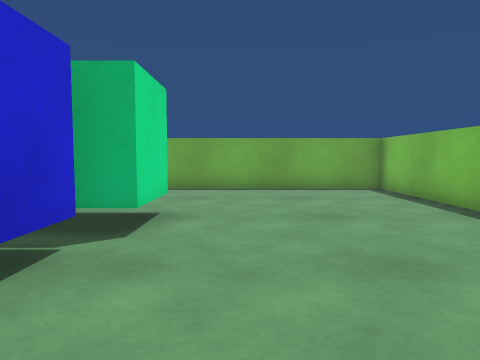
[1] (above)

16 first-person views from a walk through a 3-D level made in the Unity game engine. The camera is 0.55 m above the floor, tilts 4° down and sees 70° across. The floor is counted in squares, 0.5 m on a side. Each view is taken from the middle of a square. On the plan, view 1 faces up. The plan holds only what a view shows up to about 13 squares ahead; the rest is blank. The player character is not drawn.

[2]
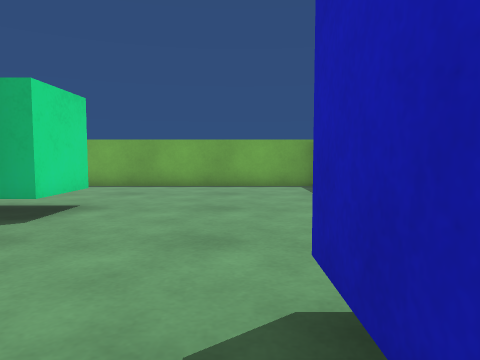

[3]
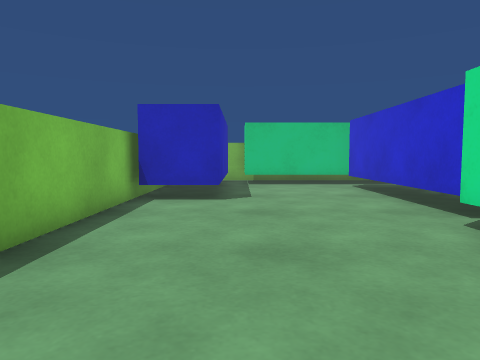

[4]
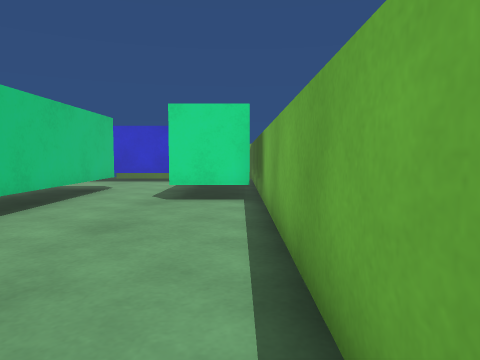

[5]
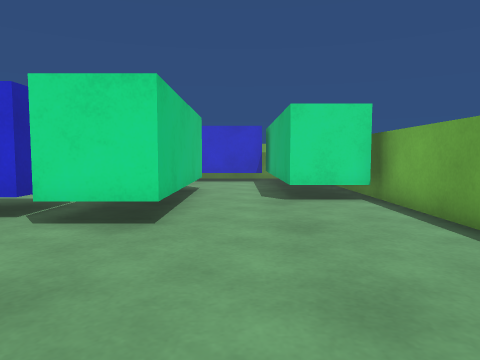

[6]
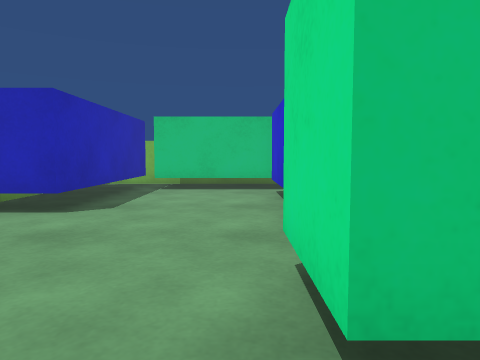

[7]
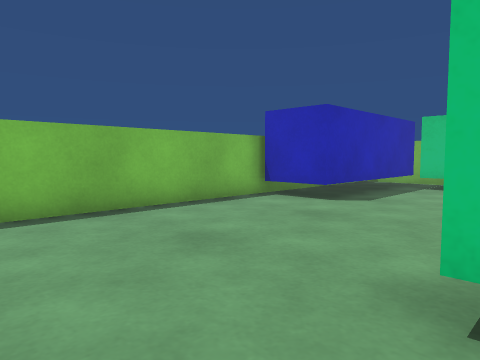

[8]
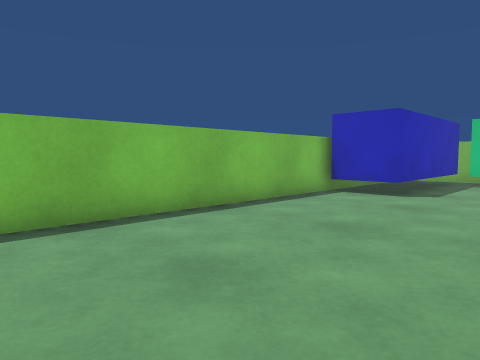

[9]
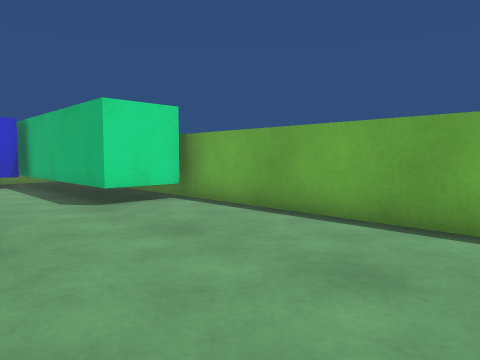

[10]
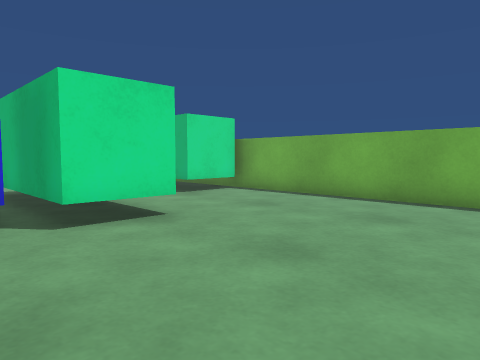

[11]
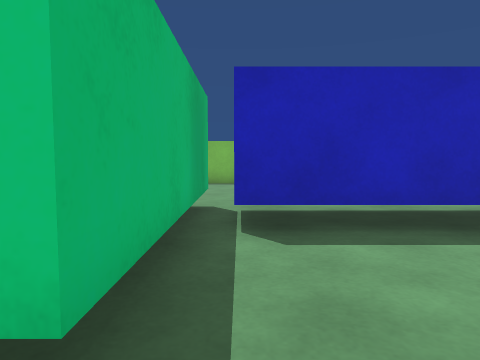

[12]
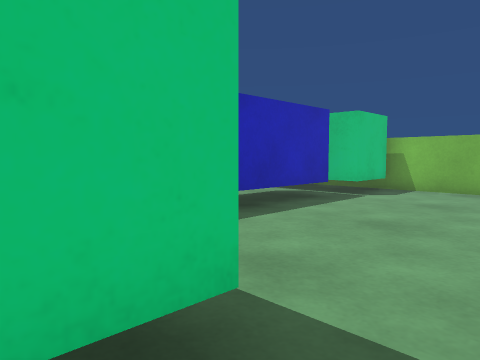

[13]
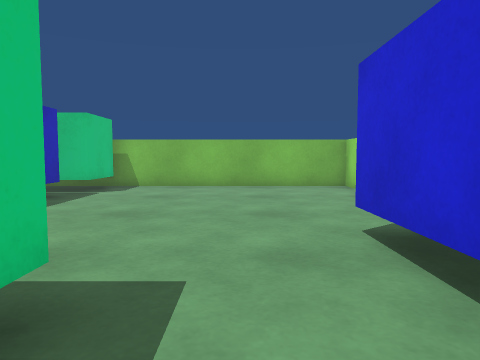

[14]
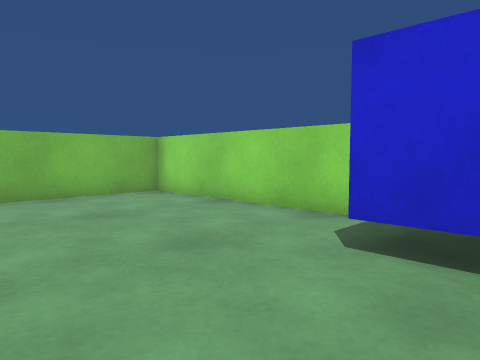

[15]
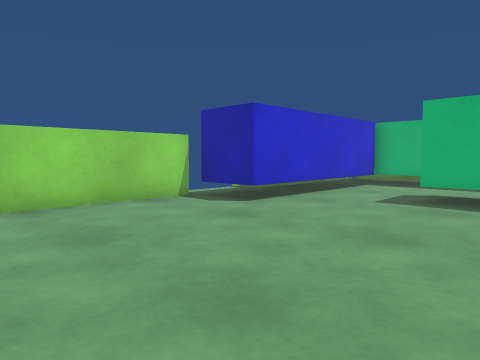

[16]
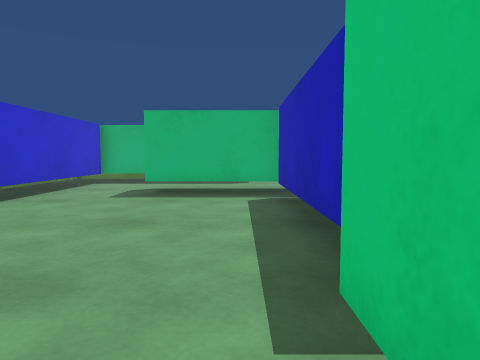

### Floor plan
Ten units are one square. View 1 is at (0, 0); x grows to the right and y downward. Boxes are objects, and circles mark ways between rooms. Rooms are numbered by the first view taken in them; rooms with no view inside come last. Other rooms are left out.
<svg viewBox="-134 -121 187 182">
<path fill="none" stroke="#000" d="M-20 -41 -20 26M-45 -112 -45 -92 -74 -92M-78 -67 -14 -67 -14 -47M48 14 48 -116 -64 -116M-21 32 19 32M25 49 25 -15 46 -15M-40 26 -40 -41M-45 52 -45 32M-14 -47 -77 -47 -77 -59M-74 -92 -121 -92M-107 -90 -107 -21 -129 -21 -129 56 -35 56"/>
<circle cx="-70" cy="-80" r="3" fill="#2a7"/>
<text x="0" y="-60">1</text>
<text x="-80" y="0">2</text>
</svg>
Room 1 opens to room 2.

Where each view was taken, in squares from view 1:
view 1: 0 up, 0 right, facing up
view 2: 1 down, 2 right, facing up
view 3: 10 up, 2 right, facing down
view 4: 11 up, 4 right, facing left
view 5: 8 up, 4 right, facing left
view 6: 8 up, 1 left, facing down
view 7: 9 up, 2 left, facing down-right
view 8: 11 up, 1 left, facing down-right
view 9: 6 up, 3 right, facing up-left
view 10: 3 up, 4 right, facing up-left
view 11: 4 up, 9 left, facing right
view 12: 6 up, 9 left, facing down-right
view 13: 7 up, 9 left, facing down
view 14: 4 up, 7 left, facing down-left
view 15: 4 down, 5 left, facing up-left
view 16: 5 down, 5 left, facing up
